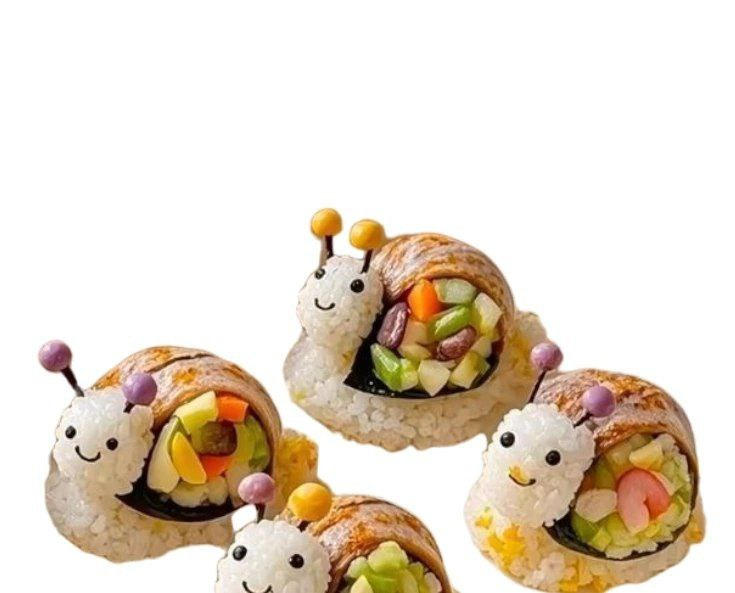
#> input picture 2_course/texViz/lab2/task3/ulitkiTop.jpg, 735 x 593 px
$ python code.py
#> lines starting #> are read from the running program, lines starting #| are printed output that depends on the picture
import cv2
import os
import numpy as np

top_path = os.path.join(os.path.dirname(__file__), "ulitkiTop.jpg")
bot_path = os.path.join(os.path.dirname(__file__), "ulitkiBottom.jpg")
topPart = cv2.imread(top_path, cv2.IMREAD_COLOR)
#> topPart is the input picture: shape (593, 735, 3); mean B, G, R 200.5, 215.7, 228.3
botPart = cv2.imread(bot_path, cv2.IMREAD_COLOR)
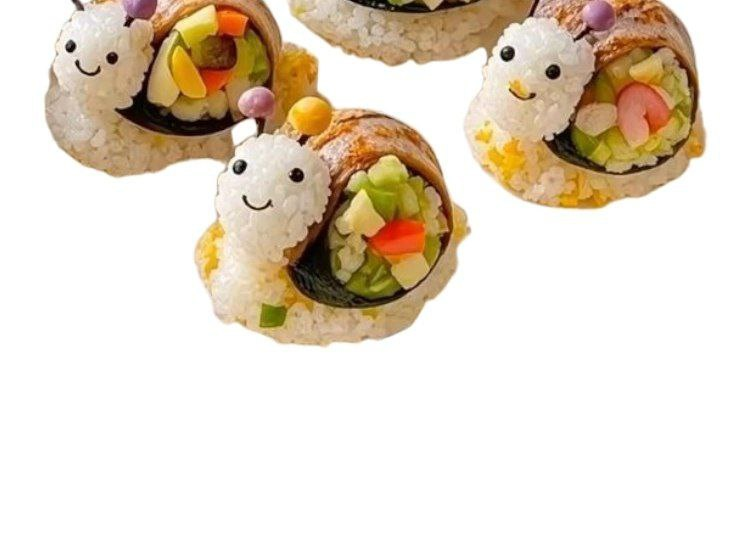
#> input picture 2_course/texViz/lab2/task3/ulitkiBottom.jpg, 735 x 555 px
#> botPart is the input picture: shape (555, 735, 3); mean B, G, R 200.3, 216.1, 228.3
templ_size = 10
templ = topPart[-templ_size:, :, :]
res = cv2.matchTemplate(botPart, templ, cv2.TM_CCOEFF)
#> res = 546 values, max 106441880 at index 197, min -22709090 at index 103, mean 20958834
min_val, max_val, min_loc, max_loc = cv2.minMaxLoc(res)
#> min_val = -22709090; max_val = 106441880; min_loc = (0, 103); max_loc = (0, 197)
result_height = topPart.shape[0] + botPart.shape[0] - max_loc[1] - templ_size
#> result_height = 941
result_width = topPart.shape[1]
#> result_width = 735
result_channels = topPart.shape[2]
#> result_channels = 3
result_img = np.zeros((result_height, result_width, result_channels), dtype=np.uint8)
result_img[0:topPart.shape[0], :, :] = topPart
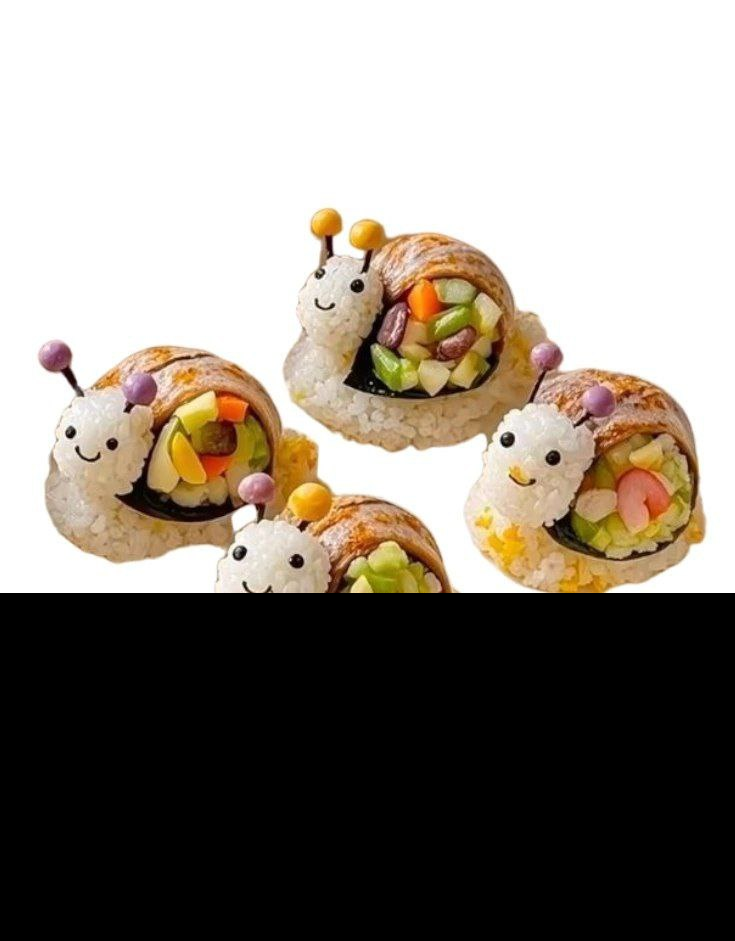
#> result_img: shape (941, 735, 3); mean B, G, R 126.4, 135.9, 143.8
result_img[topPart.shape[0]:, :, :] = botPart[max_loc[1] + templ_size:, :, :]
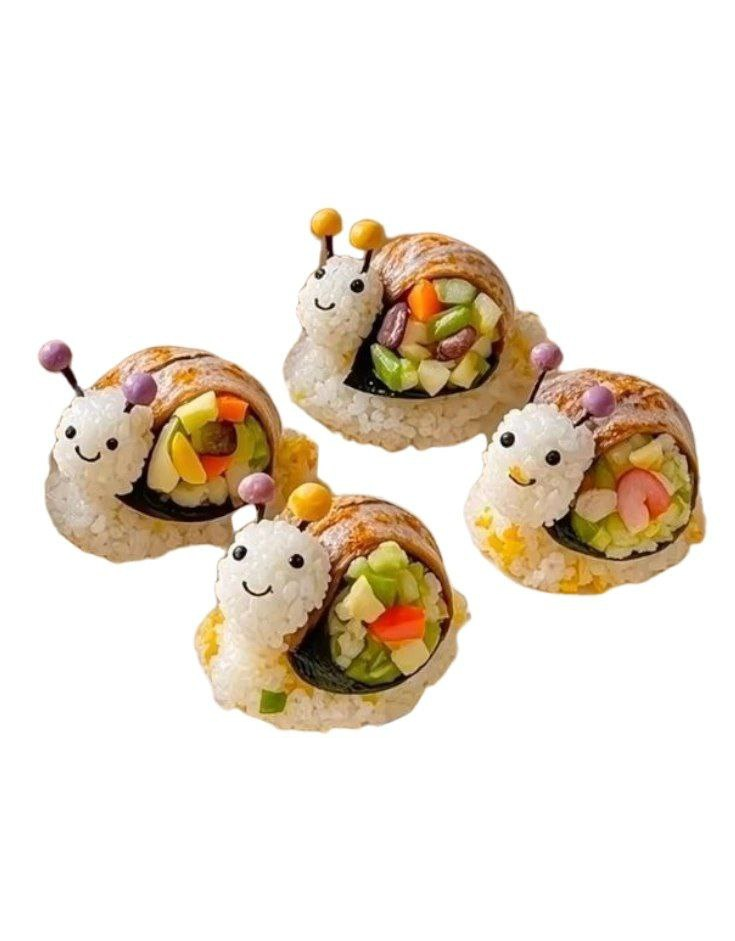
#> result_img: shape (941, 735, 3); mean B, G, R 213.3, 225, 234.5
cv2.imwrite("stitchedImage.jpg", result_img)
cv2.imshow("Stitched Image", result_img)
cv2.waitKey(0)
cv2.destroyAllWindows()
